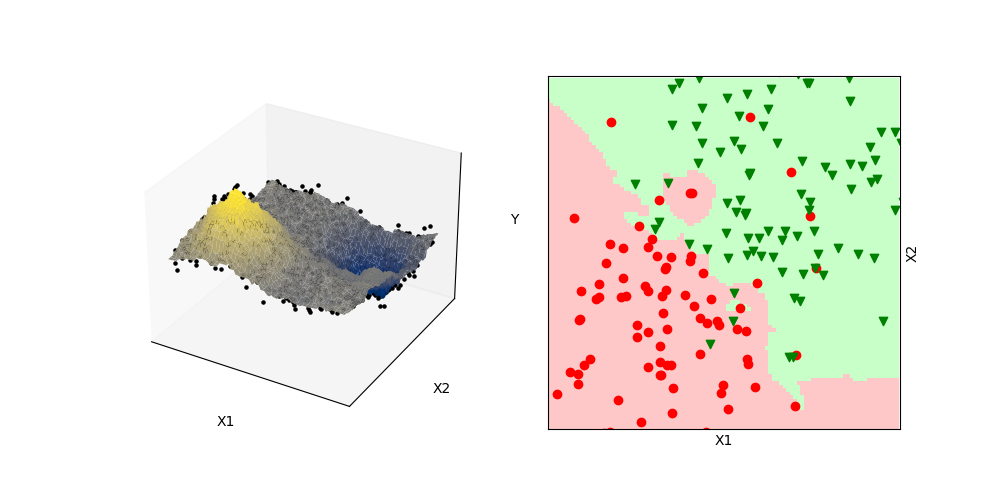

The Python source for this figure:
import numpy as np
from mpl_toolkits import mplot3d
import matplotlib.pyplot as plt
import pathlib
import IPython

path = pathlib.Path(__file__).parent

# regression
N = 1000
Xobs = np.random.uniform(-1, 1, size=(N, 2))


def target(X) -> np.ndarray:
    x = X[..., None]
    mu0, s0 = np.array([[-0.5, -0.5]]), 0.3
    mu1, s1 = np.array([[0.5, 0.5]]), 0.3
    return np.exp(-0.5*(np.sum(((X - mu0)/s0)**2, axis=-1))) - np.exp(-0.5*(np.sum(((X - mu1)/s1)**2, axis=-1)))


def model(X: np.ndarray, Xobs: np.ndarray, Yobs: np.ndarray, k: int) -> np.ndarray:
    distances = np.sqrt(np.sum((X[..., None] - Xobs.T[None, ...])**2, axis=1))
    neighbours = np.argpartition(-distances, -k, axis=1)[:, -k:]
    return np.mean(Yobs[neighbours], axis=1)


Yobs = target(Xobs) + np.random.normal(0, 0.1, size=Xobs.shape[0])

X = np.stack(np.meshgrid(np.linspace(-1, 1, 100), np.linspace(-1, 1, 100)), axis=-1)
Y = model(X.reshape(-1, 2), Xobs, Yobs, k=5).reshape(X.shape[:2])

f = plt.figure(figsize=[10, 5])
ax = f.add_subplot(121, projection="3d")
ax.scatter(Xobs[:, 0], Xobs[:, 1], Yobs, marker=".", color="k", depthshade=False, zorder=1)

ax.plot_surface(X[..., 0], X[..., 1], Y, cmap="cividis", zorder=0)
ax.set_xticks([])
ax.set_yticks([])
ax.set_zticks([])
ax.set_xlabel("X1")
ax.set_ylabel("X2")
ax.set_zlabel("Y")


# classification
ax = f.add_subplot(122)
Xa = np.random.multivariate_normal([-0.4, -0.4], [[0.2, 0.], [0., 0.2]], size=100)
Xb = np.random.multivariate_normal([0.4, 0.4], [[0.2, 0.], [0., 0.2]], size=100)
Xobs = np.concatenate([Xa, Xb], axis=0)
Yobs = np.concatenate([np.zeros(len(Xa)), np.ones(len(Xb))])
Y = model(X.reshape(-1, 2), Xobs, Yobs, k=3).reshape(X.shape[:2])

R = Y < 0.5
G = Y >= 0.5
B = np.zeros(Y.shape)
image = np.stack([R, G, B], axis=-1)
image = (image * 55 + [[[200, 200, 200]]]).astype("uint8")

ax.imshow(image)
ax.scatter((Xa[:, 0]+1)/2*len(image), (Xa[:, 1]+1)/2*len(image), marker="o", color="r")
ax.scatter((Xb[:, 0]+1)/2*len(image), (Xb[:, 1]+1)/2*len(image), marker="v", color="g")
ax.set_xlim([0, image.shape[1]])
ax.set_ylim([0, image.shape[0]])
ax.set_xticks([])
ax.set_yticks([])
ax.set_xlabel("X1")
ax.set_ylabel("X2")
ax.yaxis.set_label_position("right")

f.savefig(path / "k_nearest.png")

plt.show()

IPython.embed()
